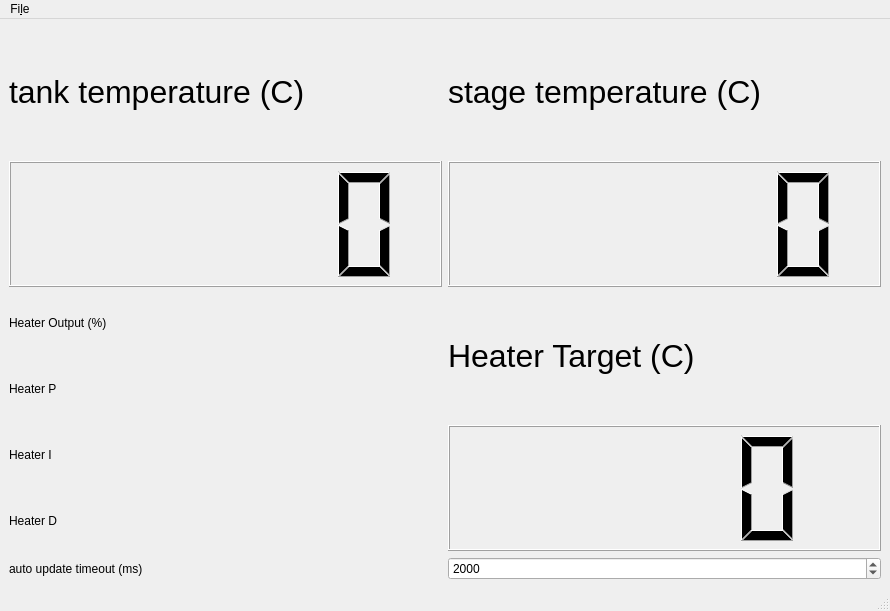
<?xml version="1.0" encoding="UTF-8"?>
<ui version="4.0">
 <class>MainWindow</class>
 <widget class="QMainWindow" name="MainWindow">
  <property name="geometry">
   <rect>
    <x>0</x>
    <y>0</y>
    <width>890</width>
    <height>611</height>
   </rect>
  </property>
  <property name="windowTitle">
   <string>MainWindow</string>
  </property>
  <widget class="QWidget" name="centralwidget">
   <layout class="QGridLayout" name="gridLayout">
    <item row="1" column="1">
     <layout class="QVBoxLayout" name="verticalLayout_3">
      <item>
       <widget class="QLabel" name="label_3">
        <property name="font">
         <font>
          <pointsize>24</pointsize>
         </font>
        </property>
        <property name="text">
         <string>Heater Target (C)</string>
        </property>
       </widget>
      </item>
      <item>
       <widget class="QLCDNumber" name="heater_target">
        <property name="smallDecimalPoint">
         <bool>true</bool>
        </property>
        <property name="digitCount">
         <number>4</number>
        </property>
       </widget>
      </item>
     </layout>
    </item>
    <item row="4" column="1">
     <widget class="QSpinBox" name="updatetimeout">
      <property name="minimum">
       <number>500</number>
      </property>
      <property name="maximum">
       <number>20000</number>
      </property>
      <property name="value">
       <number>2000</number>
      </property>
     </widget>
    </item>
    <item row="0" column="1">
     <layout class="QVBoxLayout" name="verticalLayout_2">
      <item>
       <widget class="QLabel" name="stage_label">
        <property name="font">
         <font>
          <pointsize>24</pointsize>
         </font>
        </property>
        <property name="text">
         <string>stage temperature (C)</string>
        </property>
       </widget>
      </item>
      <item>
       <widget class="QLCDNumber" name="stage_temp_display">
        <property name="smallDecimalPoint">
         <bool>true</bool>
        </property>
        <property name="digitCount">
         <number>5</number>
        </property>
       </widget>
      </item>
     </layout>
    </item>
    <item row="4" column="0">
     <widget class="QLabel" name="label">
      <property name="text">
       <string>auto update timeout (ms)</string>
      </property>
     </widget>
    </item>
    <item row="0" column="0">
     <layout class="QVBoxLayout" name="verticalLayout">
      <item>
       <widget class="QLabel" name="tank_label">
        <property name="font">
         <font>
          <pointsize>24</pointsize>
         </font>
        </property>
        <property name="text">
         <string>tank temperature (C)</string>
        </property>
       </widget>
      </item>
      <item>
       <widget class="QLCDNumber" name="tank_temp_display">
        <property name="smallDecimalPoint">
         <bool>true</bool>
        </property>
        <property name="digitCount">
         <number>5</number>
        </property>
        <property name="value" stdset="0">
         <double>0.000000000000000</double>
        </property>
        <property name="intValue" stdset="0">
         <number>0</number>
        </property>
       </widget>
      </item>
     </layout>
    </item>
    <item row="1" column="0">
     <layout class="QGridLayout" name="gridLayout_2">
      <item row="1" column="0">
       <widget class="QLabel" name="label_4">
        <property name="text">
         <string>Heater P</string>
        </property>
       </widget>
      </item>
      <item row="1" column="1">
       <widget class="QwtThermo" name="heater_P" native="true">
        <property name="minValue" stdset="0">
         <double>-1.000000000000000</double>
        </property>
       </widget>
      </item>
      <item row="3" column="1">
       <widget class="QwtThermo" name="heater_D" native="true">
        <property name="minValue" stdset="0">
         <double>-1.000000000000000</double>
        </property>
       </widget>
      </item>
      <item row="2" column="0">
       <widget class="QLabel" name="label_5">
        <property name="text">
         <string>Heater I</string>
        </property>
       </widget>
      </item>
      <item row="0" column="1">
       <widget class="QwtThermo" name="heater_output" native="true">
        <property name="maxValue" stdset="0">
         <double>100.000000000000000</double>
        </property>
        <property name="minValue" stdset="0">
         <double>0.000000000000000</double>
        </property>
       </widget>
      </item>
      <item row="0" column="0">
       <widget class="QLabel" name="label_2">
        <property name="text">
         <string>Heater Output (%)</string>
        </property>
       </widget>
      </item>
      <item row="3" column="0">
       <widget class="QLabel" name="label_6">
        <property name="text">
         <string>Heater D</string>
        </property>
       </widget>
      </item>
      <item row="2" column="1">
       <widget class="QwtThermo" name="heater_I" native="true">
        <property name="minValue" stdset="0">
         <double>-1.000000000000000</double>
        </property>
       </widget>
      </item>
     </layout>
    </item>
   </layout>
  </widget>
  <widget class="QMenuBar" name="menubar">
   <property name="geometry">
    <rect>
     <x>0</x>
     <y>0</y>
     <width>890</width>
     <height>19</height>
    </rect>
   </property>
   <widget class="QMenu" name="menuFile">
    <property name="title">
     <string>Fi&amp;le</string>
    </property>
    <addaction name="actionConnect"/>
    <addaction name="actionManual_update"/>
    <addaction name="actionAuto_update"/>
   </widget>
   <addaction name="menuFile"/>
  </widget>
  <widget class="QStatusBar" name="statusbar"/>
  <action name="actionConnect">
   <property name="text">
    <string>Connect</string>
   </property>
  </action>
  <action name="actionManual_update">
   <property name="text">
    <string>manual update</string>
   </property>
  </action>
  <action name="actionAuto_update">
   <property name="checkable">
    <bool>true</bool>
   </property>
   <property name="text">
    <string>auto update</string>
   </property>
  </action>
 </widget>
 <customwidgets>
  <customwidget>
   <class>QwtThermo</class>
   <extends>QWidget</extends>
   <header>qwt_thermo.h</header>
  </customwidget>
 </customwidgets>
 <resources/>
 <connections/>
</ui>
